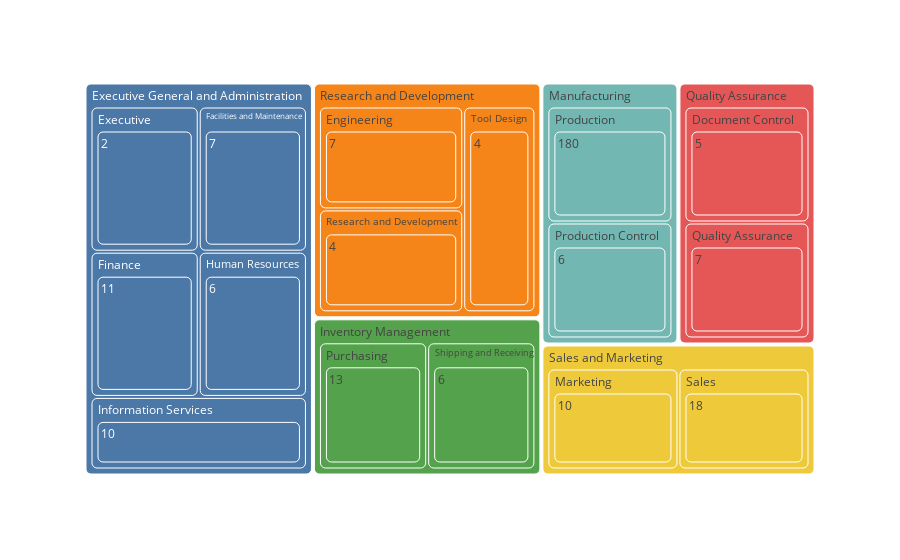

The cell this chart's notebook holds for it:
### Markdown cell above
Plotting the same with plotly.express produces a nicer chart of the department structure but it doesn't display in GitHub.

### Code cell
fig = px.treemap(employees_by_department, path=['Group', 'Department', 'Employee count'], 
                 color='Group', color_discrete_sequence=px.colors.qualitative.T10)
fig.update_layout(coloraxis_showscale=False)
fig.update_traces(marker=dict(cornerradius=5))
fig.show()

### Figure 1 — Plotly figure (JSON) as saved in the notebook; plotly's stock layout.template omitted (floating-point values rounded to 4 significant figures)
{"data": [{"branchvalues": "total", "customdata": [["Executive General and Administration"], ["Research and Development"], ["Research and Development"], ["Quality Assurance"], ["Executive General and Administration"], ["Manufacturing"], ["Inventory Management"], ["Research and Development"], ["Executive General and Administration"], ["Quality Assurance"], ["Executive General and Administration"], ["Sales and Marketing"], ["Executive General and Administration"], ["Inventory Management"], ["Sales and Marketing"], ["Manufacturing"], ["Quality Assurance"], ["Research and Development"], ["Executive General and Administration"], ["Executive General and Administration"], ["Executive General and Administration"], ["Executive General and Administration"], ["Executive General and Administration"], ["Sales and Marketing"], ["Manufacturing"], ["Manufacturing"], ["Inventory Management"], ["Quality Assurance"], ["Research and Development"], ["Sales and Marketing"], ["Inventory Management"], ["Research and Development"], ["Executive General and Administration"], ["Inventory Management"], ["Manufacturing"], ["Quality Assurance"], ["Research and Development"], ["Sales and Marketing"]], "domain": {"x": [0, 1], "y": [0, 1]}, "hovertemplate": "labels=%{label}<br>count=%{value}<br>parent=%{parent}<br>id=%{id}<br>Group=%{customdata[0]}<extra></extra>", "ids": ["Executive General and Administration/Executive/2", "Research and Development/Research and Development/4", "Research and Development/Tool Design/4", "Quality Assurance/Document Control/5", "Executive General and Administration/Human Resources/6", "Manufacturing/Production Control/6", "Inventory Management/Shipping and Receiving/6", "Research and Development/Engineering/7", "Executive General and Administration/Facilities and Maintenance/7", "Quality Assurance/Quality Assurance/7", "Executive General and Administration/Information Services/10", "Sales and Marketing/Marketing/10", "Executive General and Administration/Finance/11", "Inventory Management/Purchasing/13", "Sales and Marketing/Sales/18", "Manufacturing/Production/180", "Quality Assurance/Document Control", "Research and Development/Engineering", "Executive General and Administration/Executive", "Executive General and Administration/Facilities and Maintenance", "Executive General and Administration/Finance", "Executive General and Administration/Human Resources", "Executive General and Administration/Information Services", "Sales and Marketing/Marketing", "Manufacturing/Production", "Manufacturing/Production Control", "Inventory Management/Purchasing", "Quality Assurance/Quality Assurance", "Research and Development/Research and Development", "Sales and Marketing/Sales", "Inventory Management/Shipping and Receiving", "Research and Development/Tool Design", "Executive General and Administration", "Inventory Management", "Manufacturing", "Quality Assurance", "Research and Development", "Sales and Marketing"], "labels": ["2", "4", "4", "5", "6", "6", "6", "7", "7", "7", "10", "10", "11", "13", "18", "180", "Document Control", "Engineering", "Executive", "Facilities and Maintenance", "Finance", "Human Resources", "Information Services", "Marketing", "Production", "Production Control", "Purchasing", "Quality Assurance", "Research and Development", "Sales", "Shipping and Receiving", "Tool Design", "Executive General and Administration", "Inventory Management", "Manufacturing", "Quality Assurance", "Research and Development", "Sales and Marketing"], "marker": {"colors": ["#4C78A8", "#F58518", "#F58518", "#E45756", "#4C78A8", "#72B7B2", "#54A24B", "#F58518", "#4C78A8", "#E45756", "#4C78A8", "#EECA3B", "#4C78A8", "#54A24B", "#EECA3B", "#72B7B2", "#E45756", "#F58518", "#4C78A8", "#4C78A8", "#4C78A8", "#4C78A8", "#4C78A8", "#EECA3B", "#72B7B2", "#72B7B2", "#54A24B", "#E45756", "#F58518", "#EECA3B", "#54A24B", "#F58518", "#4C78A8", "#54A24B", "#72B7B2", "#E45756", "#F58518", "#EECA3B"], "cornerradius": 5}, "name": "", "parents": ["Executive General and Administration/Executive", "Research and Development/Research and Development", "Research and Development/Tool Design", "Quality Assurance/Document Control", "Executive General and Administration/Human Resources", "Manufacturing/Production Control", "Inventory Management/Shipping and Receiving", "Research and Development/Engineering", "Executive General and Administration/Facilities and Maintenance", "Quality Assurance/Quality Assurance", "Executive General and Administration/Information Services", "Sales and Marketing/Marketing", "Executive General and Administration/Finance", "Inventory Management/Purchasing", "Sales and Marketing/Sales", "Manufacturing/Production", "Quality Assurance", "Research and Development", "Executive General and Administration", "Executive General and Administration", "Executive General and Administration", "Executive General and Administration", "Executive General and Administration", "Sales and Marketing", "Manufacturing", "Manufacturing", "Inventory Management", "Quality Assurance", "Research and Development", "Sales and Marketing", "Inventory Management", "Research and Development", "", "", "", "", "", ""], "type": "treemap", "values": [1, 1, 1, 1, 1, 1, 1, 1, 1, 1, 1, 1, 1, 1, 1, 1, 1, 1, 1, 1, 1, 1, 1, 1, 1, 1, 1, 1, 1, 1, 1, 1, 5, 2, 2, 2, 3, 2]}], "layout": {"coloraxis": {"showscale": false}, "legend": {"tracegroupgap": 0}, "margin": {"t": 60}, "treemapcolorway": ["#4C78A8", "#F58518", "#E45756", "#72B7B2", "#54A24B", "#EECA3B", "#B279A2", "#FF9DA6", "#9D755D", "#BAB0AC"]}}
